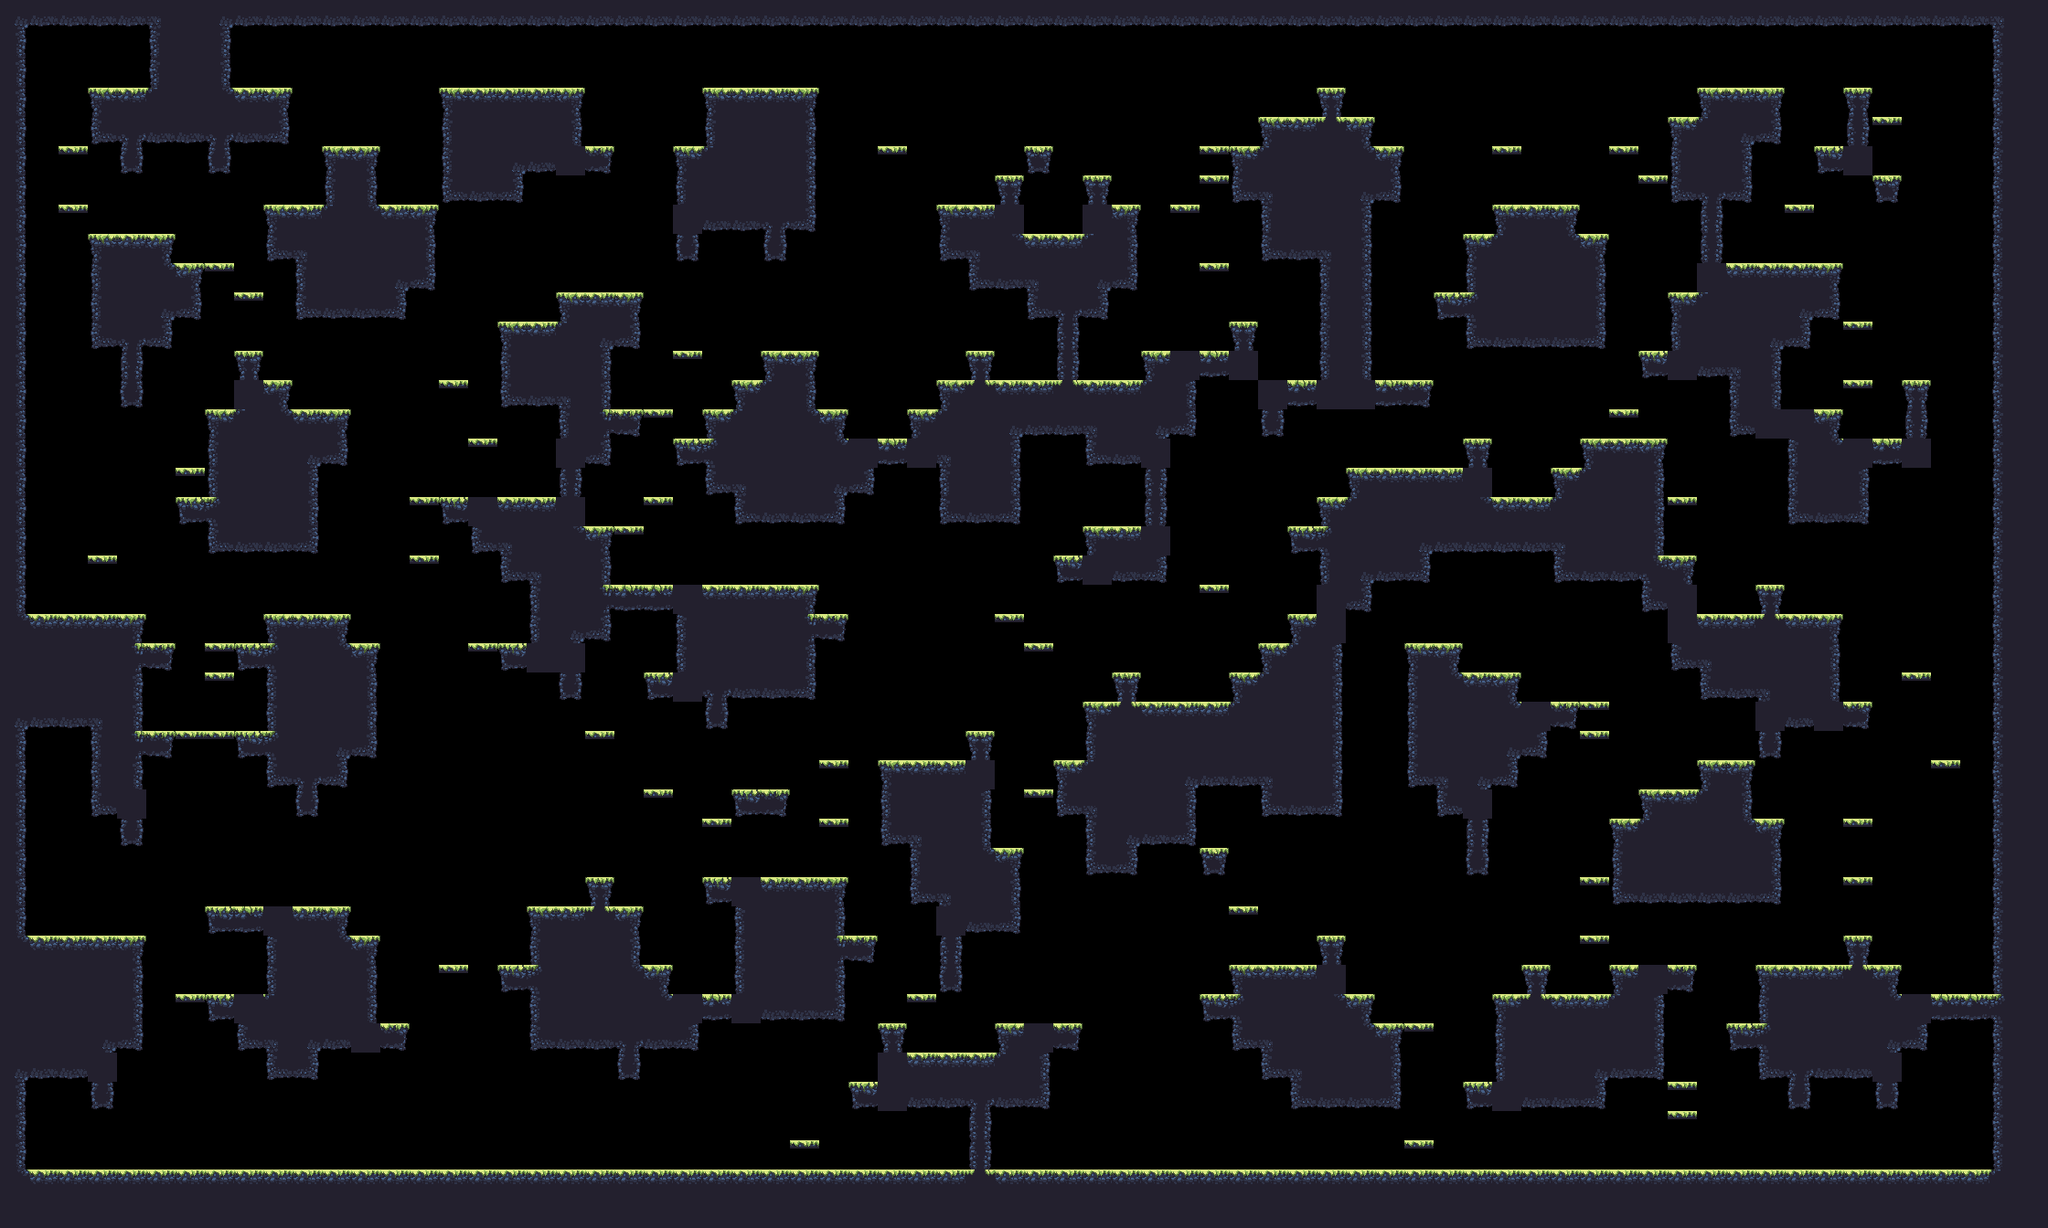

A level layout from a 2D game, rendered from its tile map. Below: a short description, then the map file with tile-grid data replaced by summaries:
An orthogonal 70x42 tile map with 32x32 px tiles, 1 tile layer (main) and 17 objects (9x spawn, spawnPlayer0, spawnCrown0, spawnPlayer1, spawnCrown1, ...).

<map compressionlevel="0" height="42" infinite="0" nextlayerid="3" nextobjectid="4" orientation="orthogonal" renderorder="right-down" tiledversion="1.3.2" tileheight="32" tilewidth="32" version="1.2" width="70">
 <tileset firstgid="1" source="forest_summer_tile_set.tsx" />
 <layer height="42" id="1" name="main" width="70">
  <data>[2940 cells, 1267 non-empty, 26 distinct tile ids]</data>
 </layer>
 <objectgroup><object id="1" name="spawnPlayer0" x="96" y="208.0" /><object id="2" name="spawnCrown0" x="384" y="112.0" /><object id="3" name="spawnPlayer1" x="1984" y="112.0" /><object id="4" name="spawnCrown1" x="2016" y="240.0" /><object id="5" name="spawnPlayer2" x="160" y="1232.0" /><object id="6" name="spawnCrown2" x="192" y="1232.0" /><object id="7" name="spawnPlayer3" x="2144" y="1232.0" /><object id="8" name="spawnCrown3" x="2144" y="1232.0" /><object id="9" name="spawn" x="1536" y="368.0" /><object id="10" name="spawn" x="576" y="1232.0" /><object id="11" name="spawn" x="128" y="976.0" /><object id="12" name="spawn" x="352" y="112.0" /><object id="13" name="spawn" x="160" y="1232.0" /><object id="14" name="spawn" x="192" y="208.0" /><object id="15" name="spawn" x="224" y="400.0" /><object id="16" name="spawn" x="416" y="1232.0" /><object id="17" name="spawn" x="576" y="1232.0" /></objectgroup></map>
